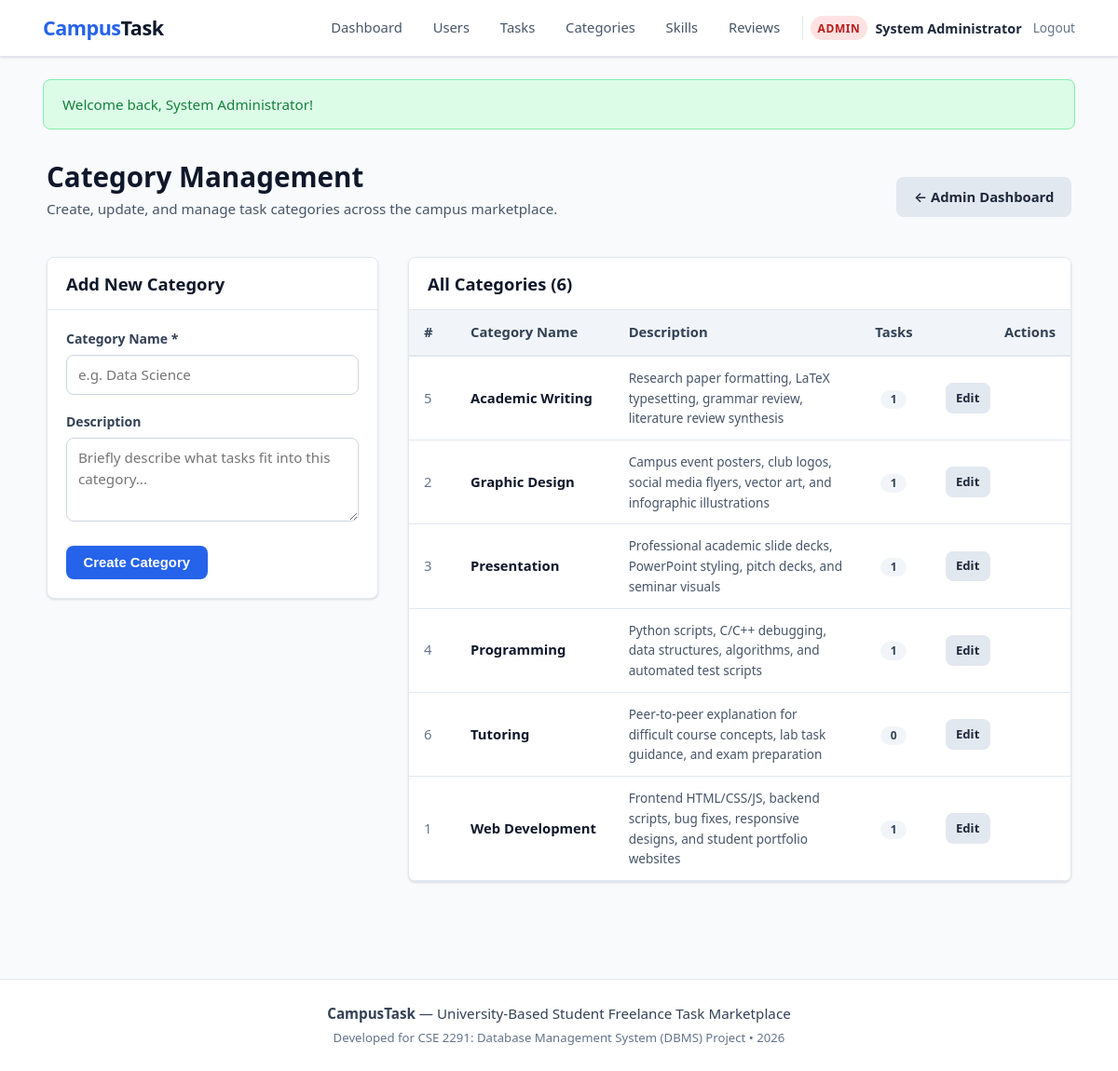
Screenshot of /admin/categories.php (signed in) with the database file from the repository.
### tables this page shows
CREATE TABLE IF NOT EXISTS `categories` (
    `category_id` INT AUTO_INCREMENT PRIMARY KEY,
    `category_name` VARCHAR(100) NOT NULL UNIQUE,
    `description` TEXT NULL,
    `created_at` DATETIME NOT NULL DEFAULT CURRENT_TIMESTAMP
);

### config/database.example.php (called while the page is built, shortened)
<?php
function e($value) {
    return htmlspecialchars((string)($value ?? ''), ENT_QUOTES, 'UTF-8');
}

### admin/categories.php (the view, shortened to what this page needs)
<?php
require_once __DIR__ . '/../includes/auth.php';
$edit_category = null;
$categories_stmt = $pdo->query('
    SELECT
        c.category_id,
        c.category_name,
        c.description,
        c.created_at,
        COUNT(t.task_id) AS task_count
    FROM categories c
    LEFT JOIN tasks t ON c.category_id = t.category_id
    GROUP BY c.category_id
    ORDER BY c.category_name ASC
');
$categories = $categories_stmt->fetchAll();
require_once __DIR__ . '/../includes/header.php';
?>
<div style="max-width: 1100px; margin: 2rem auto;">
    <div style="display: flex; justify-content: space-between; align-items: center; flex-wrap: wrap; gap: 1rem; margin-bottom: 1.5rem;">
        <div>
            <h1 style="font-size: 1.85rem; font-weight: 700; color: var(--gray-900); margin-bottom: 0.25rem;">
                Category Management
            </h1>
            <p style="color: var(--gray-600); font-size: 0.95rem;">
                Create, update, and manage task categories across the campus marketplace.
            </p>
        </div>
        <a href="<?= BASE_URL ?>/admin/dashboard.php" class="btn btn-secondary">
            &larr; Admin Dashboard
        </a>
    </div>
    <div style="display: grid; grid-template-columns: 1fr 2fr; gap: 2rem; align-items: start;">
        <div class="card">
            <div class="card-header">
                <h3 class="card-title">
                    <?= $edit_category ? 'Edit Category' : 'Add New Category' ?>
                </h3>
            </div>
            <div class="card-body">
                <form action="<?= BASE_URL ?>/admin/categories.php" method="POST">
                    <div class="form-group">
                        <label for="category_name">Category Name <span style="color: var(--danger-color);">*</span></label>
                        <input
                            type="text"
                            id="category_name"
                            name="category_name"
                            class="form-control"
                            placeholder="e.g. Data Science"
                            value="<?= e($edit_category ? $edit_category['category_name'] : ($_POST['category_name'] ?? '')) ?>"
                            required
                        >
                    </div>
                    <div class="form-group">
                        <label for="description">Description</label>
                        <textarea
                            id="description"
                            name="description"
                            rows="3"
                            class="form-control"
                            placeholder="Briefly describe what tasks fit into this category..."
                        ><?= e($edit_category ? $edit_category['description'] : ($_POST['description'] ?? '')) ?></textarea>
                    </div>
                    <div style="display: flex; gap: 0.75rem; align-items: center; margin-top: 1rem;">
                        <button type="submit" class="btn btn-primary">
                            <?= $edit_category ? 'Save Changes' : 'Create Category' ?>
                        </button>
                    </div>
                </form>
            </div>
        </div>
        <div class="card">
            <div class="card-header" style="display: flex; justify-content: space-between; align-items: center;">
                <h3 class="card-title">All Categories (<?= count($categories) ?>)</h3>
            </div>
            <div class="card-body" style="padding: 0;">
                <div style="overflow-x: auto;">
                    <table class="table" style="margin-bottom: 0;">
                        <thead>
                            <tr>
                                <th style="width: 50px;">#</th>
                                <th>Category Name</th>
                                <th>Description</th>
                                <th style="text-align: center;">Tasks</th>
                                <th style="text-align: right;">Actions</th>
                            </tr>
                        </thead>
                        <tbody>
                            <?php if (empty($categories)): ?>
                                <tr>
                                    <td colspan="5" style="text-align: center; color: var(--gray-500); padding: 2rem;">
                                        No categories found. Create one using the form on the left.
                                    </td>
                                </tr>
                            <?php else: ?>
                                <?php foreach ($categories as $cat): ?>
                                    <tr>
                                        <td style="color: var(--gray-500);"><?= (int)$cat['category_id'] ?></td>
                                        <td>
                                            <strong style="color: var(--gray-900);"><?= e($cat['category_name']) ?></strong>
                                        </td>
                                        <td style="color: var(--gray-600); font-size: 0.85rem; max-width: 260px;">
                                            <?= !empty($cat['description']) ? e($cat['description']) : '<span style="color: var(--gray-400);">No description</span>' ?>
                                        </td>
                                        <td style="text-align: center;">
                                            <span class="badge" style="background-color: var(--gray-100); color: var(--gray-700);">
                                                <?= (int)$cat['task_count'] ?>
                                            </span>
                                        </td>
                                        <td style="text-align: right; white-space: nowrap;">
                                            <a href="<?= BASE_URL ?>/admin/categories.php?edit_id=<?= (int)$cat['category_id'] ?>" class="btn btn-secondary btn-sm" style="margin-right: 0.25rem;">
                                                Edit
                                            </a>
                                            <form action="<?= BASE_URL ?>/admin/categories.php" method="POST" style="display: inline;" onsubmit="return confirm('Are you sure you want to delete category \'<?= e($cat['category_name']) ?>\'?');">
                                                <button type="submit" class="btn btn-sm" style="background-color: var(--danger-color); color: #fff;" <?= (int)$cat['task_count'] > 0 ? 'title="Used by active tasks"' : '' ?>>
                                                </button>
                                            </form>
                                        </td>
                                    </tr>
                                <?php endforeach; ?>
                            <?php endif; ?>
                        </tbody>
                    </table>
                </div>
            </div>
        </div>
    </div>
</div>
<?php
require_once __DIR__ . '/../includes/footer.php';
?>

### assets/css/style.css (style rules this page uses)
:root { --primary: #2563eb; --primary-hover: #1d4ed8; --primary-light: #eff6ff; --success: #16a34a; --success-light: #dcfce7; --success-dark: #15803d; --warning: #d97706; --warning-light: #fef3c7; --danger: #dc2626; --danger-light: #fee2e2; --danger-dark: #b91c1c; --info: #0284c7; --info-light: #e0f2fe; --gray-50: #f8fafc; --gray-100: #f1f5f9; --gray-200: #e2e8f0; --gray-300: #cbd5e1; --gray-400: #94a3b8; --gray-500: #64748b; --gray-600: #475569; --gray-700: #334155; --gray-800: #1e293b; --gray-900: #0f172a; --font-sans: system-ui, -apple-system, BlinkMacSystemFont, "Segoe UI", Roboto, "Helvetica Neue", Arial, sans-serif; --border-radius: 8px; --box-shadow: 0 1px 3px 0 rgba(0, 0, 0, 0.1), 0 1px 2px -1px rgba(0, 0, 0, 0.1); --box-shadow-md: 0 4px 6px -1px rgba(0, 0, 0, 0.1), 0 2px 4px -2px rgba(0, 0, 0, 0.1); --box-shadow-lg: 0 10px 15px -3px rgba(0, 0, 0, 0.1), 0 4px 6px -4px rgba(0, 0, 0, 0.1); }
* { box-sizing: border-box; margin: 0; padding: 0; }
body { font-family: var(--font-sans); background-color: var(--gray-50); color: var(--gray-800); line-height: 1.6; min-height: 100vh; display: flex; flex-direction: column; }
h1, h2, h3, h4, h5, h6 { color: var(--gray-900); font-weight: 700; line-height: 1.25; margin-bottom: 0.5rem; }
h1 { font-size: 1.875rem; }
h3 { font-size: 1.25rem; }
p { margin-bottom: 1rem; }
a { color: var(--primary); text-decoration: none; transition: color 0.15s ease-in-out; }
.btn { display: inline-flex; align-items: center; justify-content: center; font-weight: 600; padding: 0.55rem 1.1rem; font-size: 0.925rem; border-radius: var(--border-radius); border: 1px solid transparent; cursor: pointer; text-decoration: none; transition: background-color 0.15s ease, border-color 0.15s ease, color 0.15s ease; }
.btn-primary { background-color: var(--primary); color: #ffffff; }
.btn-secondary { background-color: var(--gray-200); color: var(--gray-800); }
.btn-sm { padding: 0.3rem 0.65rem; font-size: 0.825rem; }
.card { background-color: #ffffff; border-radius: var(--border-radius); border: 1px solid var(--gray-200); box-shadow: var(--box-shadow); margin-bottom: 1.5rem; overflow: hidden; }
.card-header { padding: 1rem 1.25rem; background-color: #ffffff; border-bottom: 1px solid var(--gray-200); display: flex; justify-content: space-between; align-items: center; flex-wrap: wrap; gap: 0.5rem; }
.card-title { font-size: 1.15rem; font-weight: 700; margin: 0; color: var(--gray-900); }
.card-body { padding: 1.25rem; }
.form-group { margin-bottom: 1.15rem; }
.form-group label { display: block; font-size: 0.875rem; font-weight: 600; color: var(--gray-700); margin-bottom: 0.35rem; }
.form-control { width: 100%; padding: 0.55rem 0.75rem; font-size: 0.95rem; font-family: inherit; line-height: 1.5; color: var(--gray-900); background-color: #ffffff; border: 1px solid var(--gray-300); border-radius: var(--border-radius); transition: border-color 0.15s ease, box-shadow 0.15s ease; }
textarea.form-control { resize: vertical; min-height: 90px; }
.badge { display: inline-block; padding: 0.25rem 0.65rem; font-size: 0.75rem; font-weight: 700; border-radius: 9999px; text-transform: uppercase; letter-spacing: 0.04em; line-height: 1; }
.table { width: 100%; border-collapse: collapse; font-size: 0.925rem; text-align: left; }
.table th { background-color: var(--gray-100); color: var(--gray-700); font-weight: 600; padding: 0.75rem 1rem; border-bottom: 2px solid var(--gray-200); white-space: nowrap; }
.table td { padding: 0.75rem 1rem; border-bottom: 1px solid var(--gray-200); vertical-align: middle; }

### rows the page displays
categories: category_id "5", category_name "Academic Writing", description "Research paper formatting, LaTeX typesetting, grammar review, literature review synthesis", task_count "1"
categories: category_id "2", category_name "Graphic Design", description "Campus event posters, club logos, social media flyers, vector art, and infographic illustrations", task_count "1"
categories: category_id "3", category_name "Presentation", description "Professional academic slide decks, PowerPoint styling, pitch decks, and seminar visuals", task_count "1"
categories: category_id "4", category_name "Programming", description "Python scripts, C/C++ debugging, data structures, algorithms, and automated test scripts", task_count "1"
categories: category_id "6", category_name "Tutoring", description "Peer-to-peer explanation for difficult course concepts, lab task guidance, and exam preparation", task_count "0"
categories: category_id "1", category_name "Web Development", description "Frontend HTML/CSS/JS, backend scripts, bug fixes, responsive designs, and student portfolio websites", task_count "1"

### other values shown
$user_name "System Administrator"
$flash['message'] "Welcome back, System Administrator!"
count($categories) "6"
